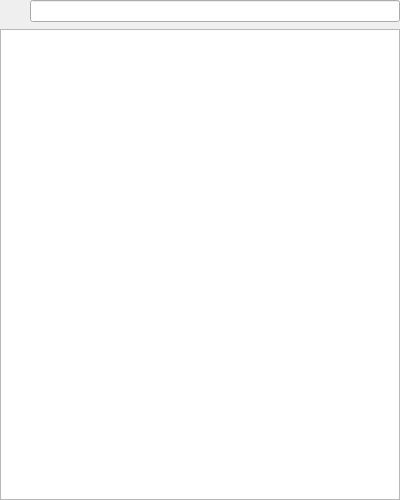
<?xml version="1.0" encoding="UTF-8"?>
<ui version="4.0">
 <class>RootsBrowser</class>
 <widget class="QWidget" name="RootsBrowser">
  <property name="geometry">
   <rect>
    <x>0</x>
    <y>0</y>
    <width>400</width>
    <height>500</height>
   </rect>
  </property>
  <layout class="QVBoxLayout" name="main_layout">
   <property name="leftMargin">
    <number>0</number>
   </property>
   <property name="topMargin">
    <number>0</number>
   </property>
   <property name="rightMargin">
    <number>0</number>
   </property>
   <property name="bottomMargin">
    <number>0</number>
   </property>
   <item>
    <layout class="QHBoxLayout" name="path_layout">
     <item>
      <widget class="QToolButton" name="up_button">
       <property name="toolTip">
        <string>Show the folder above</string>
       </property>
       <property name="autoRaise">
        <bool>true</bool>
       </property>
      </widget>
     </item>
     <item>
      <widget class="QLineEdit" name="path_edit">
       <property name="toolTip">
        <string>The folder the tree shows. Type another and press Enter to go there.</string>
       </property>
      </widget>
     </item>
    </layout>
   </item>
   <item>
    <widget class="QTreeView" name="tree_view">
     <property name="toolTip">
      <string>Folders and .rehuroot files. Select several with Ctrl or Shift; the + on a row adds it, or every selected row when it is one of them.</string>
     </property>
     <property name="selectionMode">
      <enum>QAbstractItemView::SelectionMode::ExtendedSelection</enum>
     </property>
     <property name="headerHidden">
      <bool>true</bool>
     </property>
    </widget>
   </item>
  </layout>
 </widget>
 <resources/>
 <connections/>
</ui>
